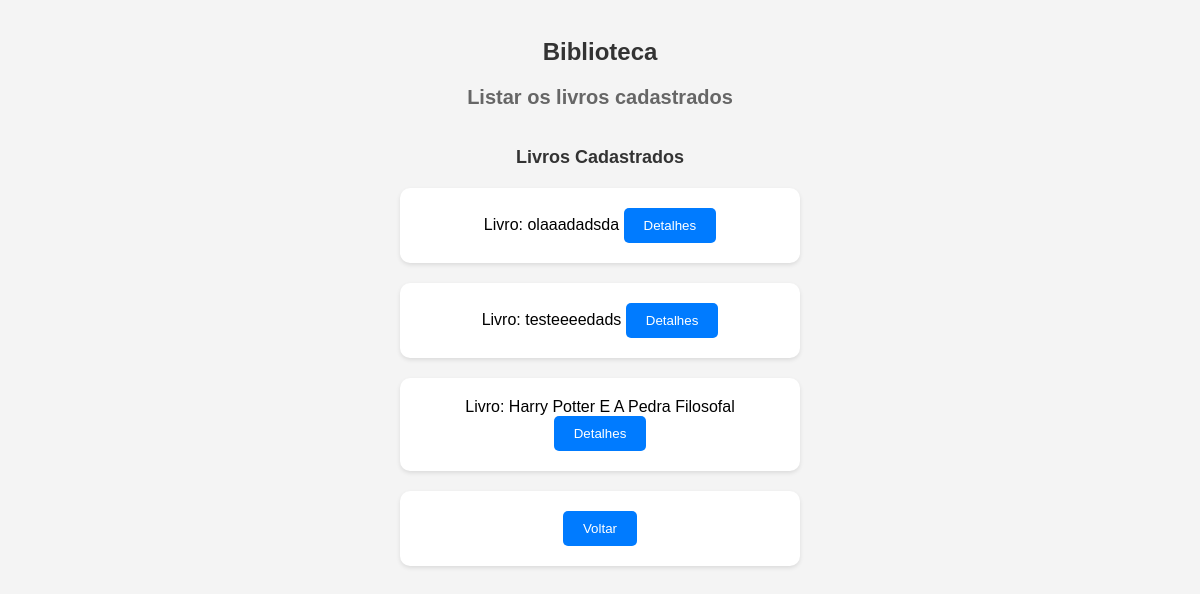
The page /listar/ on the database as committed earlier.
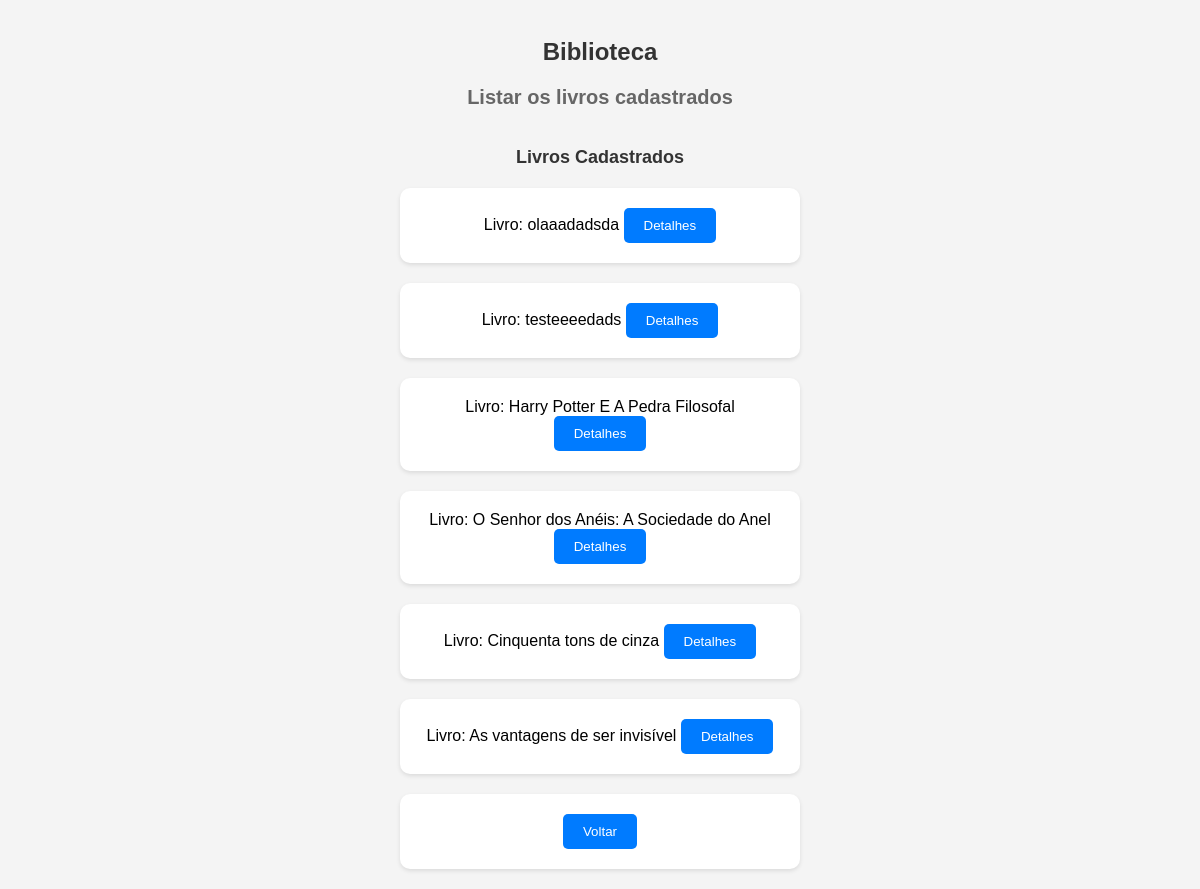
The same page on the database as committed later.
### core/models.py (models this page shows)
class LivroModel(models.Model):
    titulo = models.CharField('Título', max_length=200)
    editora = models.CharField('editora', max_length=200)
    autor = models.CharField('Autor', max_length=200)
    ano = models.CharField('Ano de Publicação', max_length=4)
    isbn = models.CharField('ISBN do livro', max_length=13)
    paginas = models.CharField('Número de páginas do livro', max_length=4)
    def __str__(self):
        return self.titulo

### core/views.py (the view)
# urls.py: path('listar/', views.listar, name='listar'),
def listar(request):
    if request.method == 'POST':
        livro_id = request.POST.get('livro_id', '')
        try:
            livro = LivroModel.objects.get(pk=livro_id)
            book_title = livro.isbn
            cover_url = get_book_cover(book_title)
            contexto = {'livro': livro, 'cover_url': cover_url}
        except ValueError:
            contexto = {}
        return render(request, "detalhes.html", contexto)
    else:
        livros = LivroModel.objects.all()
        contexto = {'livros': livros}
        return render(request, 'listar.html', contexto)

### core/templates/listar.html (shortened to what this page needs)
{% load static %}
<html lang="pt-br">
    <head>
        <link rel="stylesheet" href="{% static '/css/style.css' %}">
    </head>
    <body>
        <br>
            <h1> Biblioteca </h1>
            <h2> Listar os livros cadastrados </h2>
        <br>
        {% if livros %}
            <h3>Livros Cadastrados</h3>
            {% for livro in livros %}
                <form action={% url 'core:listar' %} novalidate method="POST" enctype="multipart/form-data">
                    Livro: {{ livro }}
                    <input type="submit" value="Detalhes"/>
                </form>
            {% endfor %}
        {% else %}
            <h2> Nenhum livro cadastrado </h2>
        {% endif %}
        <center>
            <form action={% url 'core:index' %} novalidate method="GET">
                <input type="submit" value="Voltar"/>
            </form>
        </center>
    </body>
</html>

### core/static/css/style.css (style rules this page uses)
* { margin: 0; padding: 0; box-sizing: border-box; }
body { font-family: Arial, sans-serif; background-color: #f4f4f4; text-align: center; }
h1 { font-size: 24px; margin: 20px 0; color: #333; }
h2 { font-size: 20px; margin: 10px 0; color: #666; }
form { background-color: #fff; border-radius: 10px; padding: 20px; box-shadow: 0 2px 4px rgba(0, 0, 0, 0.1); margin: 20px auto; max-width: 400px; }
h3 { font-size: 18px; margin-top: 10px; color: #333; }
input[type="submit"] { background-color: #007BFF; color: #fff; border: none; padding: 10px 20px; border-radius: 5px; cursor: pointer; transition: background-color 0.3s; }

Rows that differ between the two databases and show on the page:
added LivroModel: titulo "O Senhor dos Anéis: A Sociedade do Anel"
added LivroModel: titulo "Cinquenta tons de cinza"
added LivroModel: titulo "As vantagens de ser invisível"
